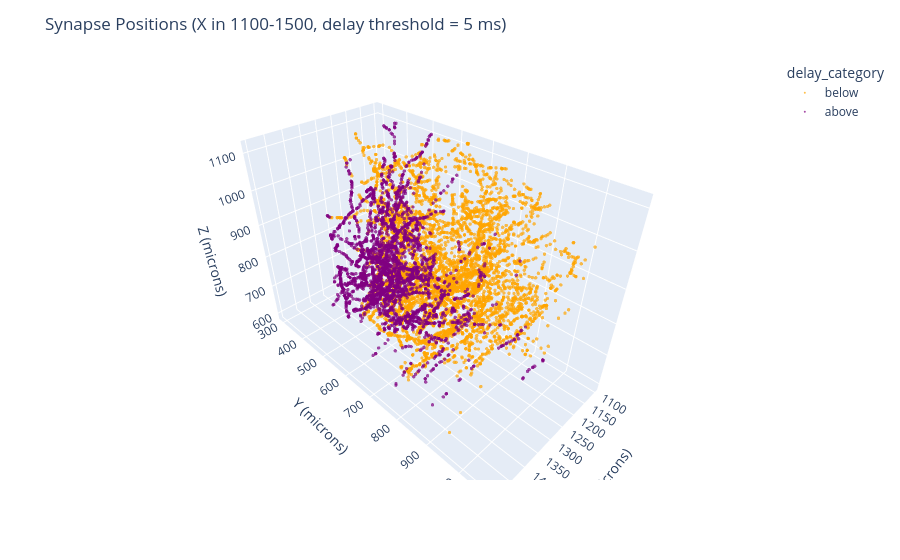

Notebook source saved alongside this figure:
### Code cell
#3.37 Delay above or below a threshold, orange is fast, purple is slow


thresh_delay = 5
x_min, x_max = 1100, 1500

# Filter to X range
filtered_df = synapse_delay_df[
    (synapse_delay_df['x'] >= x_min) & (synapse_delay_df['x'] <= x_max)
].copy()

# Add category column based on delay threshold
filtered_df['delay_category'] = filtered_df['delay'].apply(
    lambda d: 'below' if d < thresh_delay else 'above'
)

# 3D scatter plot with discrete colors
fig = px.scatter_3d(
    filtered_df,
    x='x', y='y', z='z',
    color='delay_category',
    color_discrete_map={'below': 'orange', 'above': 'purple'},
    opacity=0.7,
    size_max=2
)

fig.update_traces(marker=dict(size=2))
fig.update_layout(
    scene=dict(
        xaxis_title="X (microns)",
        yaxis_title="Y (microns)",
        zaxis_title="Z (microns)"
    ),
    title=f'Synapse Positions (X in {x_min}-{x_max}, delay threshold = {thresh_delay} ms)'
)

fig.show()

### Figure 1 — Plotly figure (JSON) as saved in the notebook; plotly's stock layout.template omitted (floating-point values rounded to 4 significant figures; data arrays with more than 128 entries replaced by an {"elided": "..."} marker saying what was removed)
{"data": [{"hovertemplate": "delay_category=below<br>x=%{x}<br>y=%{y}<br>z=%{z}<extra></extra>", "legendgroup": "below", "marker": {"color": "orange", "opacity": 0.7, "size": 2, "symbol": "circle"}, "mode": "markers", "name": "below", "scene": "scene", "showlegend": true, "type": "scatter3d", "x": {"elided": "5766 float values"}, "y": {"elided": "5766 float values"}, "z": {"elided": "5766 float values"}}, {"hovertemplate": "delay_category=above<br>x=%{x}<br>y=%{y}<br>z=%{z}<extra></extra>", "legendgroup": "above", "marker": {"color": "purple", "opacity": 0.7, "size": 2, "symbol": "circle"}, "mode": "markers", "name": "above", "scene": "scene", "showlegend": true, "type": "scatter3d", "x": {"elided": "3124 float values"}, "y": {"elided": "3124 float values"}, "z": {"elided": "3124 float values"}}], "layout": {"legend": {"title": {"text": "delay_category"}, "tracegroupgap": 0}, "margin": {"t": 60}, "scene": {"domain": {"x": [0, 1], "y": [0, 1]}, "xaxis": {"title": {"text": "X (microns)"}}, "yaxis": {"title": {"text": "Y (microns)"}}, "zaxis": {"title": {"text": "Z (microns)"}}}, "title": {"text": "Synapse Positions (X in 1100-1500, delay threshold = 5 ms)"}}}
